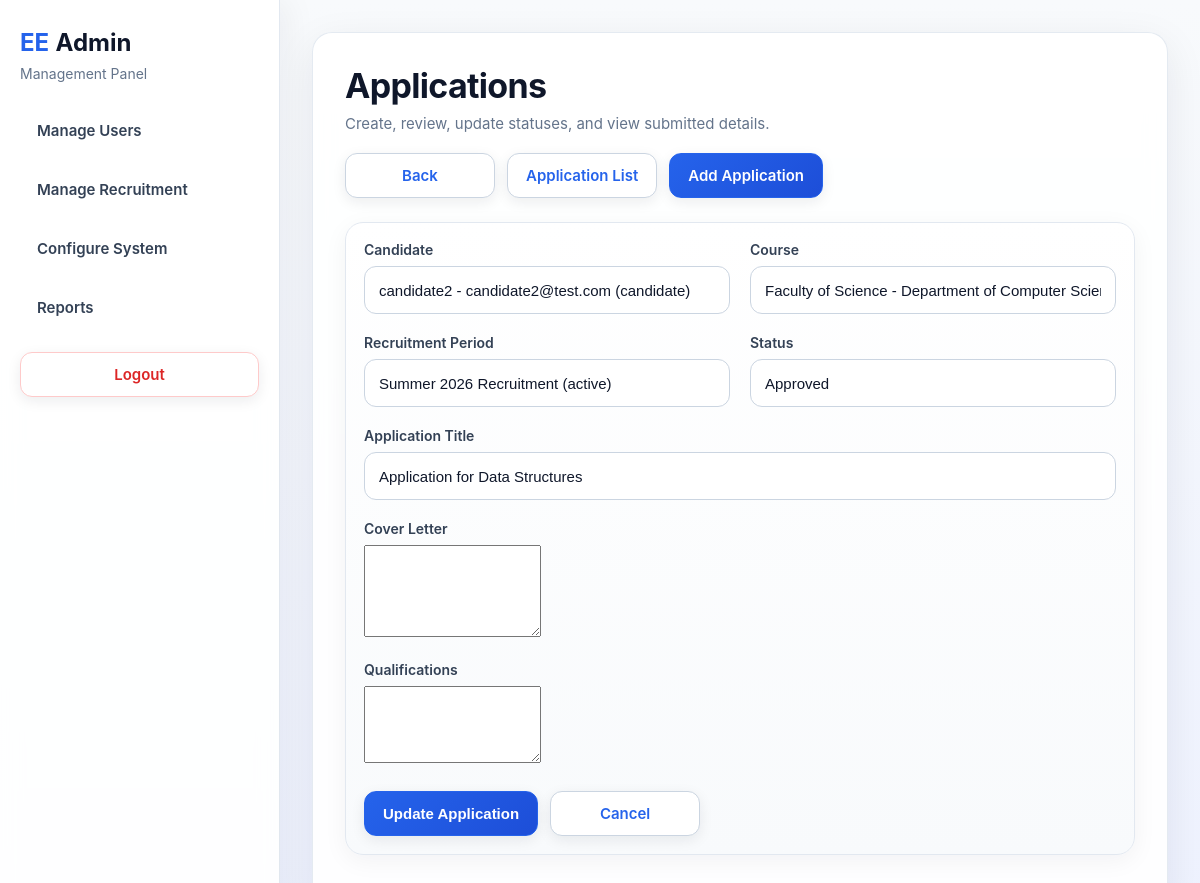
The page /modules/admin.php?page=applications&action=edit&id=3 (signed in) on the database its author committed.
### tables this page shows
CREATE TABLE applications (
    id                  INT AUTO_INCREMENT PRIMARY KEY,
    user_id             INT NOT NULL,
    course_id           INT NOT NULL,
    period_id           INT NOT NULL,

    title               VARCHAR(150) NOT NULL,
    status              ENUM('draft', 'submitted', 'under_review', 'approved', 'rejected') NOT NULL DEFAULT 'draft',

    cover_letter        TEXT NULL,
    qualifications      TEXT NULL,

    cv_file_path        VARCHAR(255) NULL,
    cv_original_name    VARCHAR(255) NULL,

    created_at          TIMESTAMP DEFAULT CURRENT_TIMESTAMP,
    updated_at          TIMESTAMP DEFAULT CURRENT_TIMESTAMP ON UPDATE CURRENT_TIMESTAMP,

    FOREIGN KEY (user_id) REFERENCES users(id) ON DELETE CASCADE,
    FOREIGN KEY (course_id) REFERENCES courses(id) ON DELETE CASCADE,
    FOREIGN KEY (period_id) REFERENCES recruitment_periods(id) ON DELETE CASCADE
);

CREATE TABLE users (
                       id            INT AUTO_INCREMENT PRIMARY KEY,
                       username      VARCHAR(50)  NOT NULL UNIQUE,
                       email         VARCHAR(100) NOT NULL UNIQUE,
                       password_hash VARCHAR(255) NOT NULL,
                       role          ENUM('admin', 'candidate', 'evaluator', 'hr', 'ee') NOT NULL DEFAULT 'candidate',
                       is_active     TINYINT(1) NOT NULL DEFAULT 1,
                       created_at    TIMESTAMP DEFAULT CURRENT_TIMESTAMP
);

CREATE TABLE courses (
                         id            INT AUTO_INCREMENT PRIMARY KEY,
                         department_id INT NOT NULL,
                         name          VARCHAR(150) NOT NULL,
                         code          VARCHAR(50),
                         FOREIGN KEY (department_id) REFERENCES departments(id) ON DELETE CASCADE
);

CREATE TABLE faculties (
                           id            INT AUTO_INCREMENT PRIMARY KEY,
                           name          VARCHAR(100) NOT NULL UNIQUE
);

CREATE TABLE departments (
                             id            INT AUTO_INCREMENT PRIMARY KEY,
                             faculty_id    INT NOT NULL,
                             name          VARCHAR(100) NOT NULL,
                             FOREIGN KEY (faculty_id) REFERENCES faculties(id) ON DELETE CASCADE
);

CREATE TABLE recruitment_periods (
                                     id            INT AUTO_INCREMENT PRIMARY KEY,
                                     title         VARCHAR(100) NOT NULL,
                                     start_date    DATE NOT NULL,
                                     end_date      DATE NOT NULL,
                                     is_active     TINYINT(1) NOT NULL DEFAULT 1
);

### modules/admin/pages/applications.php (the view, shortened to what this page needs)
<?php
require_once __DIR__ . '/../../../includes/db.php';
$action = $_GET['action'] ?? 'list';
$editApplication = null;
$statuses = [
        'draft' => 'Draft',
        'submitted' => 'Submitted',
        'under_review' => 'Under Review',
        'approved' => 'Approved',
        'rejected' => 'Rejected'
];
if ($action === 'edit' && isset($_GET['id'])) {
    $id = (int) $_GET['id'];
    $stmt = $pdo->prepare("SELECT * FROM applications WHERE id = :id LIMIT 1");
    $stmt->execute([':id' => $id]);
    $editApplication = $stmt->fetch(PDO::FETCH_ASSOC);
}
$candidates = $pdo->query("
    SELECT id, username, email, role
    FROM users
    WHERE role IN ('candidate', 'ee')
    ORDER BY username ASC
")->fetchAll(PDO::FETCH_ASSOC);
$courses = $pdo->query("
    SELECT c.id, c.name, c.code, d.name AS department_name, f.name AS faculty_name
    FROM courses c
    INNER JOIN departments d ON c.department_id = d.id
    INNER JOIN faculties f ON d.faculty_id = f.id
    ORDER BY f.name ASC, d.name ASC, c.name ASC
")->fetchAll(PDO::FETCH_ASSOC);
$periods = $pdo->query("
    SELECT id, title, start_date, end_date, is_active
    FROM recruitment_periods
    ORDER BY is_active DESC, id DESC
")->fetchAll(PDO::FETCH_ASSOC);
?>
<section class="page-card list-card">
    <div class="list-header">
        <div>
            <h1 class="page-title">Applications</h1>
            <p class="page-subtitle">Create, review, update statuses, and view submitted details.</p>
        </div>
        <div class="list-actions">
            <a href="admin.php?page=recruitment" class="btn btn-secondary">Back</a>
            <a href="admin.php?page=applications" class="btn btn-secondary">Application List</a>
            <a href="admin.php?page=applications&action=create" class="btn btn-primary">Add Application</a>
        </div>
    </div>
    <?php if ($action === 'create' || ($action === 'edit' && $editApplication)): ?>
        <section class="search-card">
            <form method="POST" action="admin.php?page=applications<?= $action === 'edit' ? '&action=edit&id=' . (int) $editApplication['id'] : '&action=create'; ?>" class="admin-form js-validate-form" novalidate>
                <div class="form-group">
                    <label for="user_id">Candidate</label>
                    <?php $selectedUser = $action === 'edit' ? ($editApplication['user_id'] ?? '') : ($_POST['user_id'] ?? ''); ?>
                    <select id="user_id" name="user_id" class="admin-select" required>
                        <?php foreach ($candidates as $candidate): ?>
                            <option value="<?= (int) $candidate['id']; ?>" <?= (string) $selectedUser === (string) $candidate['id'] ? 'selected' : ''; ?>>
                                <?= htmlspecialchars($candidate['username'] . ' - ' . $candidate['email'] . ' (' . $candidate['role'] . ')'); ?>
                            </option>
                        <?php endforeach; ?>
                    </select>
                </div>
                <div class="form-group">
                    <label for="course_id">Course</label>
                    <?php $selectedCourse = $action === 'edit' ? ($editApplication['course_id'] ?? '') : ($_POST['course_id'] ?? ''); ?>
                    <select id="course_id" name="course_id" class="admin-select" required>
                        <?php foreach ($courses as $course): ?>
                            <option value="<?= (int) $course['id']; ?>" <?= (string) $selectedCourse === (string) $course['id'] ? 'selected' : ''; ?>>
                                <?= htmlspecialchars($course['faculty_name'] . ' - ' . $course['department_name'] . ' - ' . $course['name']); ?>
                            </option>
                        <?php endforeach; ?>
                    </select>
                </div>
                <div class="form-group">
                    <label for="period_id">Recruitment Period</label>
                    <?php $selectedPeriod = $action === 'edit' ? ($editApplication['period_id'] ?? '') : ($_POST['period_id'] ?? ''); ?>
                    <select id="period_id" name="period_id" class="admin-select" required>
                        <?php foreach ($periods as $period): ?>
                            <option value="<?= (int) $period['id']; ?>" <?= (string) $selectedPeriod === (string) $period['id'] ? 'selected' : ''; ?>>
                                <?= htmlspecialchars($period['title'] . ((int) $period['is_active'] === 1 ? ' (active)' : '')); ?>
                            </option>
                        <?php endforeach; ?>
                    </select>
                </div>
                <div class="form-group">
                    <label for="status">Status</label>
                    <?php $selectedStatus = $action === 'edit' ? ($editApplication['status'] ?? 'draft') : ($_POST['status'] ?? 'draft'); ?>
                    <select id="status" name="status" class="admin-select" required>
                        <?php foreach ($statuses as $value => $label): ?>
                            <option value="<?= htmlspecialchars($value); ?>" <?= $selectedStatus === $value ? 'selected' : ''; ?>>
                                <?= htmlspecialchars($label); ?>
                            </option>
                        <?php endforeach; ?>
                    </select>
                </div>
                <div class="form-group full-width">
                    <label for="title">Application Title</label>
                    <input type="text" id="title" name="title" value="<?= htmlspecialchars($action === 'edit' ? ($editApplication['title'] ?? '') : ($_POST['title'] ?? '')); ?>" required>
                </div>
                <div class="form-group full-width">
                    <label for="cover_letter">Cover Letter</label>
                    <textarea id="cover_letter" name="cover_letter" rows="6"><?= htmlspecialchars($action === 'edit' ? ($editApplication['cover_letter'] ?? '') : ($_POST['cover_letter'] ?? '')); ?></textarea>
                </div>
                <div class="form-group full-width">
                    <label for="qualifications">Qualifications</label>
                    <textarea id="qualifications" name="qualifications" rows="5"><?= htmlspecialchars($action === 'edit' ? ($editApplication['qualifications'] ?? '') : ($_POST['qualifications'] ?? '')); ?></textarea>
                </div>
                <div class="form-actions">
                    <button type="submit" name="<?= $action === 'edit' ? 'update_application' : 'create_application'; ?>" class="btn btn-primary">
                        <?= $action === 'edit' ? 'Update Application' : 'Create Application'; ?>
                    </button>
                    <a href="admin.php?page=applications" class="btn btn-secondary">Cancel</a>
                </div>
            </form>
        </section>
    <?php endif; ?>
</section>

### assets/css/style.css (style rules this page uses)
* { margin: 0; padding: 0; box-sizing: border-box; }
body { font-family: "Inter", "Segoe UI", Arial, Helvetica, sans-serif; background: linear-gradient(180deg, #f8fafc 0%, #eef2ff 100%); color: #1f2937; min-height: 100vh; }
a { text-decoration: none; color: inherit; }
.page-card { background: rgba(255, 255, 255, 0.9); border: 1px solid rgba(226, 232, 240, 0.9); border-radius: 20px; box-shadow: 0 12px 40px rgba(15, 23, 42, 0.08); backdrop-filter: blur(10px); }
.page-title { font-size: 34px; font-weight: 700; color: #0f172a; margin-bottom: 8px; letter-spacing: -0.02em; }
.page-subtitle { color: #64748b; font-size: 15px; }
.btn { display: inline-flex; align-items: center; justify-content: center; min-width: 150px; padding: 12px 18px; border-radius: 12px; border: 1px solid transparent; font-size: 15px; font-weight: 600; cursor: pointer; transition: all 0.2s ease; box-shadow: 0 4px 14px rgba(15, 23, 42, 0.08); }
.btn-primary { background: linear-gradient(135deg, #2563eb 0%, #1d4ed8 100%); color: #ffffff; border-color: #2563eb; }
.btn-secondary { background-color: #ffffff; color: #2563eb; border-color: #cbd5e1; }

### assets/css/admin.css (style rules this page uses)
.admin-form { display: grid; gap: 18px; }
.admin-select { width: 100%; padding: 14px 14px; border: 1px solid #cbd5e1; border-radius: 12px; font-size: 15px; color: #0f172a; background: #ffffff; outline: none; transition: all 0.2s ease; }
.admin-form { display: grid; grid-template-columns: repeat(2, minmax(0, 1fr)); gap: 20px; }
.admin-form .form-group { margin-bottom: 0; }
.admin-form .form-group.full-width { grid-column: 1 / -1; }
.admin-form .form-group label { display: block; font-size: 14px; font-weight: 600; color: #334155; margin-bottom: 8px; }
.admin-form .form-group input, .admin-form .form-group select, .admin-select { width: 100%; min-height: 48px; padding: 12px 14px; border: 1px solid #cbd5e1; border-radius: 12px; font-size: 15px; color: #0f172a; background: #ffffff; outline: none; transition: all 0.2s ease; appearance: none; }
.form-actions { grid-column: 1 / -1; display: flex; gap: 12px; flex-wrap: wrap; margin-top: 4px; }

### assets/css/list.css (style rules this page uses)
.list-card { padding: 32px; }
.list-header { display: flex; justify-content: space-between; align-items: flex-start; gap: 20px; flex-wrap: wrap; margin-bottom: 24px; }
.list-actions { display: flex; gap: 12px; flex-wrap: wrap; }
.search-card { background: linear-gradient(180deg, #ffffff 0%, #f8fafc 100%); border: 1px solid #e2e8f0; border-radius: 18px; padding: 18px; margin-bottom: 24px; box-shadow: 0 6px 24px rgba(15, 23, 42, 0.05); }

### rows shown on the page
applications: user_id "candidate2 - candidate2@test.com (candidate)", course_id "Faculty of Science - Department of Computer Science - Data Structures", period_id "Summer 2026 Recruitment (active)", status "Approved", title "Application for Data Structures"
